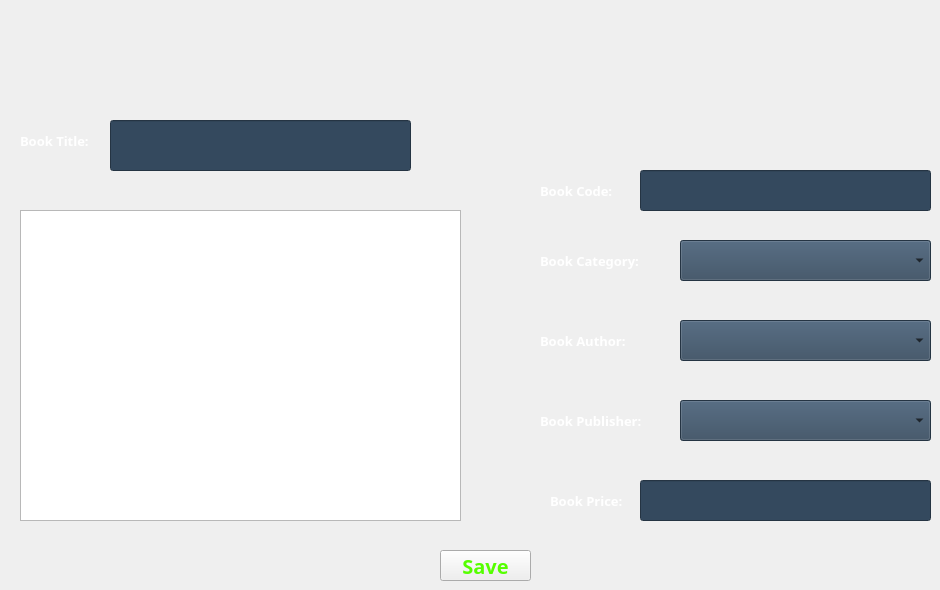
      <widget class="QWidget" name="tab">
       <attribute name="title">
        <string>Add Book</string>
       </attribute>
       <widget class="QLabel" name="label_5">
        <property name="geometry">
         <rect>
          <x>540</x>
          <y>180</y>
          <width>81</width>
          <height>21</height>
         </rect>
        </property>
        <property name="font">
         <font>
          <family>Myriad Pro Light</family>
          <pointsize>10</pointsize>
          <weight>75</weight>
          <bold>true</bold>
         </font>
        </property>
        <property name="styleSheet">
         <string notr="true">color: rgb(255, 255, 255);</string>
        </property>
        <property name="text">
         <string>Book Code:</string>
        </property>
       </widget>
       <widget class="QLabel" name="label_12">
        <property name="geometry">
         <rect>
          <x>540</x>
          <y>410</y>
          <width>121</width>
          <height>21</height>
         </rect>
        </property>
        <property name="font">
         <font>
          <family>Myriad Pro Light</family>
          <pointsize>10</pointsize>
          <weight>75</weight>
          <bold>true</bold>
         </font>
        </property>
        <property name="styleSheet">
         <string notr="true">color: rgb(255, 255, 255);</string>
        </property>
        <property name="text">
         <string>Book Publisher:</string>
        </property>
       </widget>
       <widget class="QLabel" name="label_13">
        <property name="geometry">
         <rect>
          <x>550</x>
          <y>490</y>
          <width>81</width>
          <height>21</height>
         </rect>
        </property>
        <property name="font">
         <font>
          <family>Myriad Pro Light</family>
          <pointsize>10</pointsize>
          <weight>75</weight>
          <bold>true</bold>
         </font>
        </property>
        <property name="styleSheet">
         <string notr="true">color: rgb(255, 255, 255);</string>
        </property>
        <property name="text">
         <string>Book Price:</string>
        </property>
       </widget>
       <widget class="QComboBox" name="bookAuthor">
        <property name="geometry">
         <rect>
          <x>680</x>
          <y>320</y>
          <width>251</width>
          <height>41</height>
         </rect>
        </property>
        <property name="font">
         <font>
          <family>Myriad Pro Light</family>
          <pointsize>10</pointsize>
          <weight>75</weight>
          <bold>true</bold>
         </font>
        </property>
        <property name="styleSheet">
         <string notr="true">background-color: rgb(52,73,94);</string>
        </property>
       </widget>
       <widget class="QLineEdit" name="bookCode">
        <property name="geometry">
         <rect>
          <x>640</x>
          <y>170</y>
          <width>291</width>
          <height>41</height>
         </rect>
        </property>
        <property name="font">
         <font>
          <family>Myriad Pro Light</family>
          <pointsize>10</pointsize>
          <weight>75</weight>
          <bold>true</bold>
         </font>
        </property>
        <property name="styleSheet">
         <string notr="true">background-color: rgb(52,73,94);</string>
        </property>
        <property name="placeholderText">
         <string/>
        </property>
        <property name="clearButtonEnabled">
         <bool>false</bool>
        </property>
       </widget>
       <widget class="QComboBox" name="bookPublisher">
        <property name="geometry">
         <rect>
          <x>680</x>
          <y>400</y>
          <width>251</width>
          <height>41</height>
         </rect>
        </property>
        <property name="font">
         <font>
          <family>Myriad Pro Light</family>
          <pointsize>10</pointsize>
          <weight>75</weight>
          <bold>true</bold>
         </font>
        </property>
        <property name="styleSheet">
         <string notr="true">background-color: rgb(52,73,94);</string>
        </property>
       </widget>
       <widget class="QLabel" name="label_14">
        <property name="geometry">
         <rect>
          <x>540</x>
          <y>250</y>
          <width>121</width>
          <height>21</height>
         </rect>
        </property>
        <property name="font">
         <font>
          <family>Myriad Pro Light</family>
          <pointsize>10</pointsize>
          <weight>75</weight>
          <bold>true</bold>
         </font>
        </property>
        <property name="styleSheet">
         <string notr="true">color: rgb(255, 255, 255);</string>
        </property>
        <property name="text">
         <string>Book Category:</string>
        </property>
       </widget>
       <widget class="QLabel" name="label_15">
        <property name="geometry">
         <rect>
          <x>540</x>
          <y>330</y>
          <width>111</width>
          <height>21</height>
         </rect>
        </property>
        <property name="font">
         <font>
          <family>Myriad Pro Light</family>
          <pointsize>10</pointsize>
          <weight>75</weight>
          <bold>true</bold>
         </font>
        </property>
        <property name="styleSheet">
         <string notr="true">color: rgb(255, 255, 255);</string>
        </property>
        <property name="text">
         <string>Book Author:</string>
        </property>
       </widget>
       <widget class="QComboBox" name="bookCategory">
        <property name="geometry">
         <rect>
          <x>680</x>
          <y>240</y>
          <width>251</width>
          <height>41</height>
         </rect>
        </property>
        <property name="font">
         <font>
          <family>Myriad Pro Light</family>
          <pointsize>10</pointsize>
          <weight>75</weight>
          <bold>true</bold>
         </font>
        </property>
        <property name="styleSheet">
         <string notr="true">background-color: rgb(52,73,94);</string>
        </property>
       </widget>
       <widget class="QPushButton" name="addBookBtn">
        <property name="geometry">
         <rect>
          <x>440</x>
          <y>550</y>
          <width>91</width>
          <height>31</height>
         </rect>
        </property>
        <property name="font">
         <font>
          <family>Myriad Pro Light</family>
          <pointsize>15</pointsize>
          <weight>75</weight>
          <bold>true</bold>
         </font>
        </property>
        <property name="styleSheet">
         <string notr="true">color: rgb(85, 255, 0);</string>
        </property>
        <property name="text">
         <string>Save</string>
        </property>
       </widget>
       <widget class="QLineEdit" name="bookPrice">
        <property name="geometry">
         <rect>
          <x>640</x>
          <y>480</y>
          <width>291</width>
          <height>41</height>
         </rect>
        </property>
        <property name="font">
         <font>
          <family>Myriad Pro Light</family>
          <pointsize>10</pointsize>
          <weight>75</weight>
          <bold>true</bold>
         </font>
        </property>
        <property name="styleSheet">
         <string notr="true">background-color: rgb(52,73,94);</string>
        </property>
       </widget>
       <widget class="QLabel" name="label_7">
        <property name="geometry">
         <rect>
          <x>20</x>
          <y>130</y>
          <width>81</width>
          <height>21</height>
         </rect>
        </property>
        <property name="font">
         <font>
          <family>Myriad Pro Light</family>
          <pointsize>10</pointsize>
          <weight>75</weight>
          <bold>true</bold>
         </font>
        </property>
        <property name="styleSheet">
         <string notr="true">color: rgb(255, 255, 255);</string>
        </property>
        <property name="text">
         <string>Book Title:</string>
        </property>
       </widget>
       <widget class="QLineEdit" name="bookTitle">
        <property name="geometry">
         <rect>
          <x>110</x>
          <y>120</y>
          <width>301</width>
          <height>51</height>
         </rect>
        </property>
        <property name="font">
         <font>
          <family>Myriad Pro Light</family>
          <pointsize>10</pointsize>
          <weight>75</weight>
          <bold>true</bold>
         </font>
        </property>
        <property name="focusPolicy">
         <enum>Qt::StrongFocus</enum>
        </property>
        <property name="acceptDrops">
         <bool>true</bool>
        </property>
        <property name="styleSheet">
         <string notr="true">background-color: rgb(52,73,94);</string>
        </property>
       </widget>
       <widget class="QTextEdit" name="addBookTabDescription">
        <property name="geometry">
         <rect>
          <x>20</x>
          <y>210</y>
          <width>441</width>
          <height>311</height>
         </rect>
        </property>
        <property name="font">
         <font>
          <family>Myriad Pro Light</family>
          <pointsize>10</pointsize>
          <weight>75</weight>
          <bold>true</bold>
         </font>
        </property>
        <property name="styleSheet">
         <string notr="true"/>
        </property>
       </widget>
      </widget>
